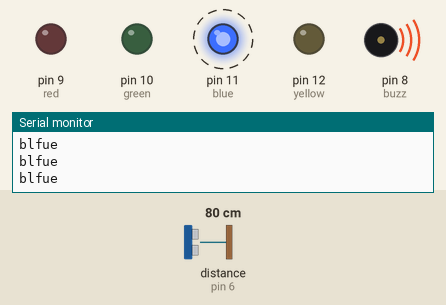
Simulated run of this sketch. Board: Arduino Uno, built with avr-gcc and run on an emulated ATmega328P. On the bench: output pins drawn as LEDs (lit = HIGH), buzzer (waves = sounding), the last lines printed to the serial monitor. Wiring (inferred from the names in the program): ultrasonic range finder: trigger pin 7; echo pin 6. Dashed ring = blinking. The test bench sets the inputs (shaded band); at power-on: distance to the obstacle (sensor on pin 6) 80 cm. The echo pulse lasts 58.3 µs per cm; pins used as bus, display or sensor lines are not drawn.

Above: at 1.28 s.
1.3 s: distance to the obstacle (sensor on pin 6) set to 33 cm
4.3 s: distance to the obstacle (sensor on pin 6) set to 28 cm
At 4.52 s:
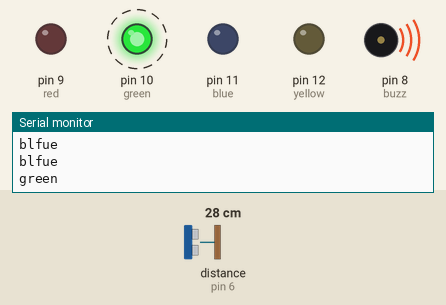
7.3 s: distance to the obstacle (sensor on pin 6) set to 23 cm
10.3 s: distance to the obstacle (sensor on pin 6) set to 19 cm
At 10.59 s:
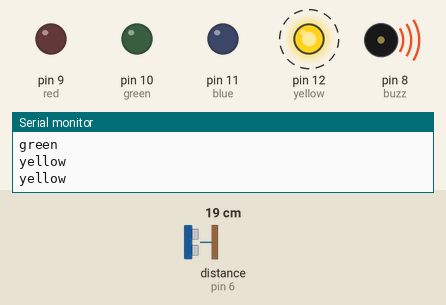
13.3 s: distance to the obstacle (sensor on pin 6) set to 12 cm
16.3 s: distance to the obstacle (sensor on pin 6) set to 9 cm
At 16.63 s:
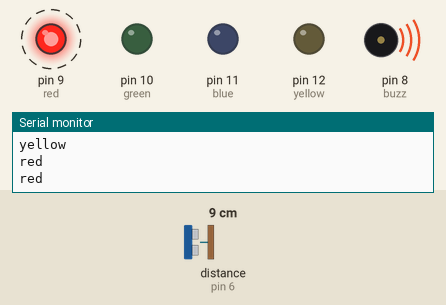
Timing chart, 0 to 20.3 s (numbered marks = the images above; inputs shaded):
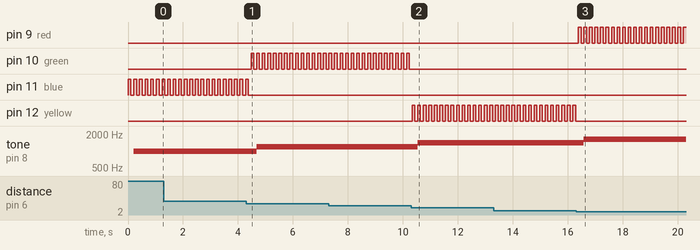

The sketch:

sensor-light-beep-code.ino
```cpp
const  int red = 9; //red led
const  int yellow = 12; // yellow led
const  int green = 10; // green led
const  int blue = 11; // blue led
const  int echo = 6; // echo side
const  int trig = 7; // triggure side
const int buzz = 8;

float duration, distance;
int frequence;


void setup() {

  pinMode(red, OUTPUT);
  pinMode(yellow, OUTPUT);
  pinMode(green, OUTPUT);
  pinMode(blue, OUTPUT);
  pinMode(trig, OUTPUT);
  pinMode(buzz, OUTPUT);
  pinMode(echo, INPUT);

  Serial.begin(9600);
}

void loop() {
  float distance = getDistance();
  //Serial.print(distance);
  //Serial.println("loop");

  if (distance < 10){
    Serial.println("red");
    activate(red);
    frequence = 1600;
  }

  else if (distance < 20){
    Serial.println("yellow");
    activate(yellow);
    frequence = 1400;
  }

  else if (distance < 30){
    activate(green);
    Serial.println("green");
    frequence = 1200;
  }

  else{
    activate(blue);

    Serial.println("blfue");
    frequence = 1000;
  }

  delay(100);

  for(int i = 8; i < 13; i ++ ){
    //Serial.print(i);
    digitalWrite(i, LOW);
  }
  delay(100);

  tone(buzz, frequence, 1000);

  // check if delay works aswell

}

void activate(int colour){
  digitalWrite(colour, true);
  //Serial.println("activate");
}

float getDistance(){
  //Serial.println("distance");
  digitalWrite(trig, HIGH); // makes sure its off
  delayMicroseconds(10);
  digitalWrite(trig, LOW); // sends pulse
  //delayMicroseconds(10);// sends pulse for 10 ms
  //digitalWrite(trig, LOW); // turns pulse off

  //  time it takes for sound to leave and come back and stored at durataion
  duration = pulseIn(echo, HIGH);

  // uses S * T = D where S is speed of sound in air and /2 as double distance
  distance = (duration*.0343)/2;

  return distance;
}
```

Measured:
- the behaviour switches between 31 and 30 cm on distance to the obstacle (sensor on pin 6) (found by bisection; images 0 and 1)
- the behaviour switches between 21 and 20 cm on distance to the obstacle (sensor on pin 6) (found by bisection; images 1 and 2)
- the behaviour switches between 11 and 10 cm on distance to the obstacle (sensor on pin 6) (found by bisection; images 2 and 3)
- after the input at 4.3 s, pin 10 (green): alternates HIGH for 0.10 s and LOW for 0.10 s, starting after 0.18 s; pin 11 (blue): goes on until 4.4 s, then stays LOW; tone on pin 8 (buzz): 1000 Hz → 1200 Hz after 0.38 s
- after the input at 10.3 s, pin 10 (green): stops changing and stays LOW; pin 12 (yellow): alternates HIGH for 0.10 s and LOW for 0.10 s, starting at once; tone on pin 8 (buzz): 1200 Hz → 1400 Hz after 0.24 s
- after the input at 16.3 s, pin 9 (red): alternates HIGH for 0.10 s and LOW for 0.10 s, starting after 0.08 s; pin 12 (yellow): stops changing and stays LOW; tone on pin 8 (buzz): 1400 Hz → 1600 Hz after 0.28 s
- by itself, pin 11 (blue): alternates HIGH for 0.10 s and LOW for 0.10 s
